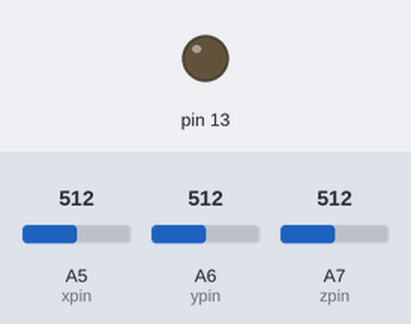
The sketch below on a simulated Arduino Nano, built with avr-gcc and run on an emulated ATmega328P. On the bench: output pins drawn as LEDs (lit = HIGH). The test bench sets the inputs (shaded band); at power-on: A5 (xpin) = 512, A6 (ypin) = 512, A7 (zpin) = 512.

Above: at 0.1 s.
Timing chart, 0 to 1.6 s (numbered marks = the images above):
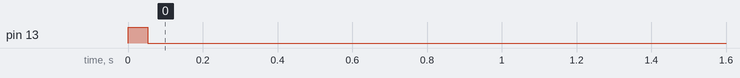

The sketch:

ArduinoPedometer.ino
```cpp
/************* Arduino Pedometer with HC-05 ******************
  This project collects data from the ADXL-335 accelerometer.
  Arduino processes it and calculates the "No. of Steps" taken
  from the time of power up. the data is encoded in Json string format
  and sent serially using a BT module HC-05.
  ---------------------------------------------------------------------
  created on 16 Dec 2015
  by Abhay Shankar Bharadwaj
  (abhaysbharadwaj@gmail.com)
  (facebook.com/abhaysbharadwaja)
  ---------------------------------------------------------------------
  credits go to Benoit Blanchon for the ArduinoJson library
  and jatinbatra (http://www.instructables.com/member/jatinbatra/)
  who created the original pedometer code.
  ---------------------------------------------------------------------
  This project code is in the public domain.
  It is given as is, and any modifications can be done
  as an open sorce standard. credits to be updated wherever
  and whenever necessary.
  ---------------------------------------------------------------------
  ----------------------- connection details --------------------------
  ADXL335 accelerometer & Arduino nano:
  Vcc --> +5v
  X --> A5
  Y --> A6
  Z --> A7
  Gnd --> gnd
  BT HC05 Tx to software Rx (D11)
  BT HC05 Rx to software Tx (D10)
  you can change the pind in .h file
  ----------------------------------------------------------------------
  you must include the "ArduinoJson" and "SoftwareSerial"
  libraries in arduino's library directory
  (C:\Program Files (x86)\Arduino\libraries)
  (or ...\Arduino\libraries)
  you can download the libraries from:
  ArduinoJson: https://github.com/bblanchon/ArduinoJson
  SoftwareSerial: https://github.com/arduino/Arduino/tree/master/hardware/arduino/avr/libraries/SoftwareSerial
**********************************************************/

#include "ArduinoPedometer.h"

ArduinoPedometer fp; //create an instacne called "fp" for the class "ArduinoPedometer"
int x;

void setup()
{
  fp.calibrate(); // perform calibration to get x,y,z parameters.
  delay(1000);
}

void loop()
{
  x = fp.getPedo(); //get the no. of steps
  fp.jsonPrint(x); //print the value in json format in software serial.
  delay(200);
}
```

ArduinoPedometer.cpp
```cpp
/*------------------------------------------------------------
This is the .cpp file for ARDUINO PEDOMETER Library
This is the property of Frugal Labs Tech Solutions Pvt. Ltd.
Please refer lisence.txt for complete details.
-------------------------------------------------------------*/
#include "Arduino.h"
#include "ArduinoPedometer.h"
#include "SoftwareSerial.h"
#include "ArduinoJson.h"

SoftwareSerial myflipSerial(RX, TX);

ArduinoPedometer::ArduinoPedometer()
{
    myflipSerial.begin(9600);
    Serial.begin(9600);
    pinMode(13,OUTPUT);
}

int ArduinoPedometer::getPedo()
{
  int acc=0;
  float totvect[15]={0};
  float totave[15]={0};
  float xaccl[15]={0};
  float yaccl[15]={0};
  float zaccl[15]={0};
  for (int i=0;i<15;i++)
  {
    xaccl[i]=float(analogRead(xpin));
    delay(1);
    yaccl[i]=float(analogRead(ypin));
    delay(1);
    zaccl[i]=float(analogRead(zpin));
    delay(1);
    totvect[i] = sqrt(((xaccl[i]-xavg)* (xaccl[i]-xavg))+ ((yaccl[i] - yavg)*(yaccl[i] - yavg)) + ((zval[i] - zavg)*(zval[i] - zavg)));
    totave[i] = (totvect[i] + totvect[i-1]) / 2 ;
    delay(150);

    //cal steps
    if (totave[i]>threshhold && flag==0)
    {
       steps=steps+1;
       flag=1;
    }
    else if (totave[i] > threshhold && flag==1)
    {
        //do nothing
    }
    if (totave[i] <threshhold  && flag==1)
    {
      flag=0;
    }
   // Serial.print("steps=");
   // Serial.println(steps);
   return(steps);
  }
  delay(100);
}

void ArduinoPedometer::calibrate()
{
  digitalWrite(13,HIGH);
  Serial.println("Calibrating......");
  float sum=0;
  float sum1=0;
  float sum2=0;
  for (int i=0;i<15;i++)
  {
    xval[i]=float(analogRead(xpin));
    sum=xval[i]+sum;
  }
  delay(15);
  xavg=sum/15.0;
  Serial.println(xavg);
  for (int j=0;j<15;j++)
  {
    xval[j]=float(analogRead(xpin));
    sum1=xval[j]+sum1;
  }
  yavg=sum1/15.0;
  Serial.println(yavg);
  delay(15);
  for (int i=0;i<15;i++)
  {
    zval[i]=float(analogRead(zpin));
    sum2=zval[i]+sum2;
  }
  zavg=sum2/15.0;
  delay(15);
  Serial.println(zavg);
  digitalWrite(13,LOW);
  Serial.println("Calibration Successful!");
  //delay(1500);
}

void ArduinoPedometer::printPedo(int p)
{
  myflipSerial.begin(9600);
  Serial.print("Steps: ");
  Serial.println(p);
  myflipSerial.print("Steps: ");
  myflipSerial.println(p);
  delay(100);
}

void ArduinoPedometer::jsonPrint(int pdo)
{
  myflipSerial.begin(9600);
  StaticJsonBuffer<300> jsonBuffer;
  JsonObject& root = jsonBuffer.createObject();
  root["Steps"] = pdo;
  root.printTo(myflipSerial);
  myflipSerial.println();
  delay(500);
}
```

ArduinoPedometer.h
```cpp
/*------------------------------------------------------------
This is the .h file for ARDUINO PEDOMETER Library
This is the property of Frugal Labs Tech Solutions Pvt. Ltd.
Please refer lisence.txt for complete details.
-------------------------------------------------------------*/

#ifndef ArduinoPedometer_H
#define ArduinoPedometer_H
#if ARDUINO >= 15
#include "Arduino.h"

#else
#include "WProgram.h"

#endif
#define RX 11
#define TX 10
#define xpin A5
#define ypin A6
#define zpin A7

class ArduinoPedometer
{
	public:
			float xval[15]={0};
			float yval[15]={0};
			float zval[15]={0};
			float xavg;
			float yavg;
			float zavg;
			int steps,flag=0;
			float threshhold=80.0;
			ArduinoPedometer();
			int getPedo();
      void printPedo(int p);
      void jsonPrint(int pdo);
      void calibrate();

	private:

};

#endif
```
